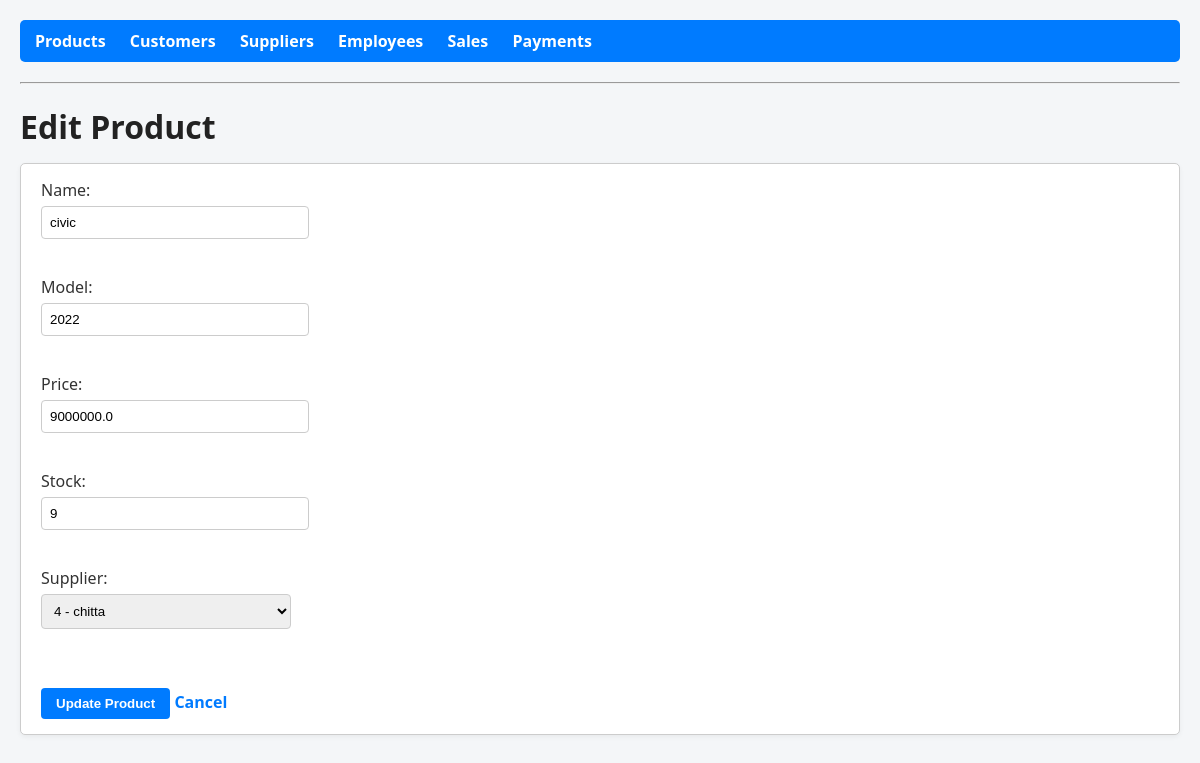
The page /edit-product/2 on the database its author committed.
### tables this page shows
CREATE TABLE Product (
    ProductID INTEGER PRIMARY KEY AUTOINCREMENT,
    Name TEXT NOT NULL,
    Model TEXT,
    Price REAL NOT NULL,
    Stock INTEGER,
    SupplierID INTEGER,
    FOREIGN KEY (SupplierID) REFERENCES Supplier(SupplierID)
);

CREATE TABLE Supplier (
    SupplierID INTEGER PRIMARY KEY AUTOINCREMENT,
    Name TEXT NOT NULL,
    Company TEXT,
    Contact TEXT
);

### app.py (the view, shortened to what this page needs)
@app.route('/edit-product/<int:id>', methods=['GET', 'POST'])
def edit_product(id):
    conn = get_db_connection()
    product = conn.execute("SELECT * FROM Product WHERE ProductID = ?", (id,)).fetchone()
    suppliers = conn.execute("SELECT SupplierID, Name FROM Supplier").fetchall()
    conn.close()
    return render_template('edit_product.html', product=product, suppliers=suppliers)

### app.py (called while the page is built)
def get_db_connection():
    conn = sqlite3.connect(DB)
    conn.row_factory = sqlite3.Row
    return conn

### templates/edit_product.html (shortened to what this page needs)
<!DOCTYPE html>
<html lang="en">
<head>
    <link rel="stylesheet" href="{{ url_for('static', filename='style.css') }}">
</head>
<body>
    <nav class="navbar">
        <a href="{{ url_for('index') }}">Products</a>
        <a href="{{ url_for('customers') }}">Customers</a>
        <a href="{{ url_for('suppliers') }}">Suppliers</a>
        <a href="{{ url_for('employees') }}">Employees</a>
        <a href="{{ url_for('sales') }}">Sales</a>
        <a href="{{ url_for('payments') }}">Payments</a>
    </nav>
    <hr>
    <h1>Edit Product</h1>
    <form method="POST" action="{{ url_for('edit_product', id=product['ProductID']) }}">
        <label>Name:</label>
        <input type="text" name="name" value="{{ product['Name'] }}" required><br>
        <label>Model:</label>
        <input type="text" name="model" value="{{ product['Model'] }}"><br>
        <label>Price:</label>
        <input type="number" step="0.01" name="price" value="{{ product['Price'] }}" required><br>
        <label>Stock:</label>
        <input type="number" name="stock" value="{{ product['Stock'] }}"><br>
        <label>Supplier:</label>
        <select name="supplier_id" required>
            {% for supplier in suppliers %}
                <option value="{{ supplier['SupplierID'] }}"
                    {% if supplier['SupplierID'] == product['SupplierID'] %} selected {% endif %}>
                    {{ supplier['SupplierID'] }} - {{ supplier['Name'] }}
                </option>
            {% endfor %}
        </select><br><br>
        <button type="submit">Update Product</button>
        <a href="{{ url_for('index') }}">Cancel</a>
    </form>
</body>
</html>

### static/style.css (style rules this page uses)
body { font-family: "Segoe UI", Tahoma, Geneva, Verdana, sans-serif; margin: 20px; background-color: #f4f6f8; color: #333; }
h1, h2, h3 { color: #222; margin-bottom: 15px; }
.navbar { background-color: #007BFF; padding: 10px 15px; border-radius: 5px; margin-bottom: 20px; }
.navbar a { color: white; font-weight: bold; text-decoration: none; margin-right: 20px; }
form { background-color: #fff; padding: 15px 20px; border-radius: 5px; border: 1px solid #ccc; margin-bottom: 20px; box-shadow: 0 2px 5px rgba(0,0,0,0.05); }
form input[type="text"], form input[type="number"], form input[type="date"], form select { padding: 8px; margin: 5px 0 15px 0; width: 250px; border: 1px solid #ccc; border-radius: 4px; display: block; }
form button { padding: 8px 15px; background-color: #007BFF; color: white; border: none; border-radius: 4px; cursor: pointer; font-weight: bold; }
a { text-decoration: none; color: #007BFF; margin-right: 15px; font-weight: bold; }

### rows shown on the page
Product: name "civic", model "2022", price "9000000.0", stock "9", supplier_id "4 - chitta"
